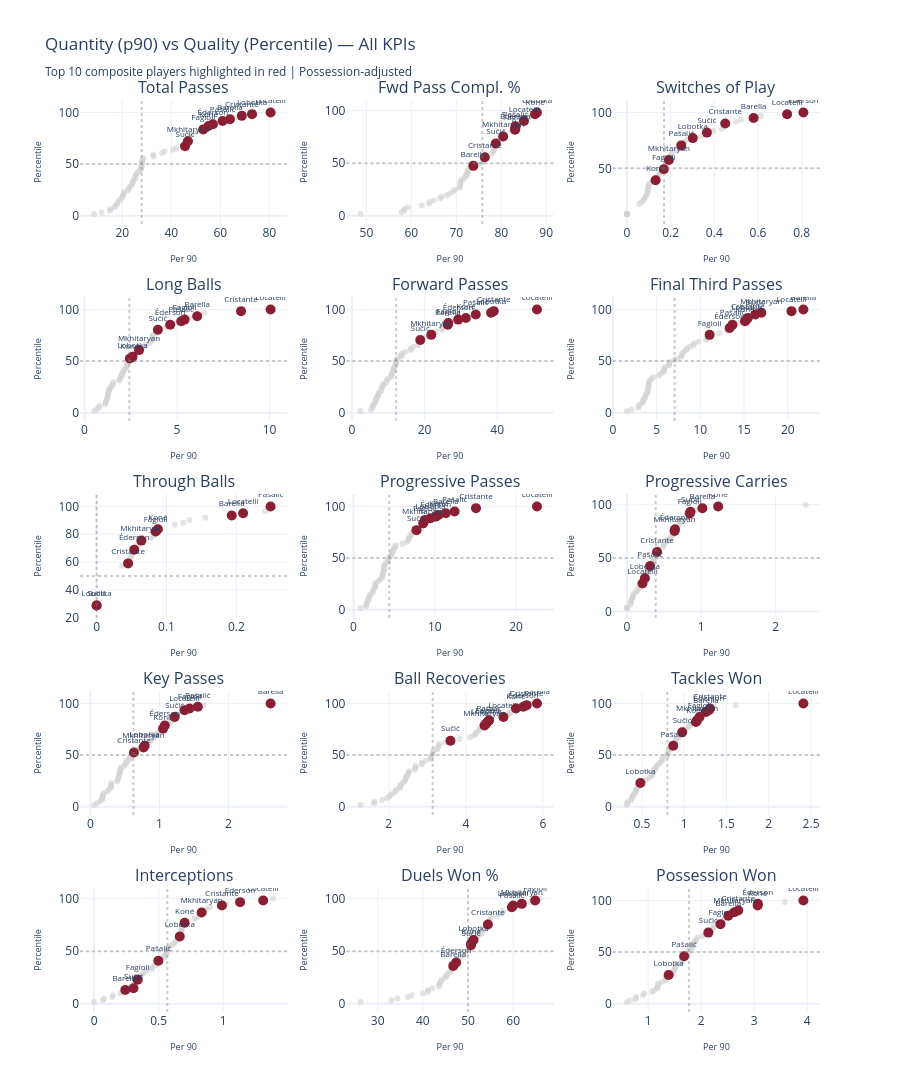

The notebook cell this image was saved under:
### Markdown cell above
## 📈 Quantity (/90) vs Quality (Percentile) — Dual View

For each KPI we plot the **per-90 value** (x-axis = how often) against the **percentile rank** (y-axis = how good relative to peers). Top-right quadrant = high quantity AND high quality.

### Code cell
# ── Quantity vs Quality scatter plots ─────────────────────────────────────────

qty_qual_kpis = [
    ("total_passes_p90",          "total_passes_p90_pct",          "Total Passes"),
    ("forward_pass_completion_pct","forward_pass_completion_pct_pct","Fwd Pass Compl. %"),
    ("switches_p90",              "switches_p90_pct",              "Switches of Play"),
    ("long_balls_total_p90",      "long_balls_p90_pct",            "Long Balls"),
    ("forward_passes_p90",        "forward_passes_p90_pct",        "Forward Passes"),
    ("final_third_passes_p90",    "final_third_passes_p90_pct",    "Final Third Passes"),
    ("through_balls_p90",         "through_balls_p90_pct",         "Through Balls"),
    ("progressive_passes_p90",    "progressive_passes_p90_pct",    "Progressive Passes"),
    ("progressive_carries_p90",   "progressive_carries_p90_pct",   "Progressive Carries"),
    ("key_passes_p90",            "key_passes_p90_pct",            "Key Passes"),
    ("ball_recoveries_p90",       "ball_recoveries_p90_pct",       "Ball Recoveries"),
    ("tackles_won_p90",           "tackles_won_p90_pct",           "Tackles Won"),
    ("interceptions_p90",         "interceptions_p90_pct",         "Interceptions"),
    ("duels_won_pct",             "duels_won_pct_pct",             "Duels Won %"),
    ("possession_won_p90",        "possession_won_p90_pct",        "Possession Won"),
]

n = len(qty_qual_kpis)
cols = 3
rows = (n + cols - 1) // cols
fig_qq = make_subplots(rows=rows, cols=cols,
                       subplot_titles=[t[2] for t in qty_qual_kpis],
                       horizontal_spacing=0.08, vertical_spacing=0.08)

top10_names = set(ps.head(10)["player_name"])

for i, (p90_col, pct_col, label) in enumerate(qty_qual_kpis):
    r, c = i // cols + 1, i % cols + 1
    
    others = ps[~ps["player_name"].isin(top10_names)]
    fig_qq.add_trace(go.Scatter(
        x=others[p90_col], y=others[pct_col],
        mode="markers", marker=dict(size=6, color="lightgrey", opacity=0.6),
        text=others["player_name"] + " (" + others["team_name"] + ")",
        hovertemplate="%{text}<br>" + label + " p90: %{x:.2f}<br>Percentile: %{y:.0f}<extra></extra>",
        showlegend=False,
    ), row=r, col=c)
    
    top = ps[ps["player_name"].isin(top10_names)]
    fig_qq.add_trace(go.Scatter(
        x=top[p90_col], y=top[pct_col],
        mode="markers+text", marker=dict(size=10, color="#8a1f33"),
        text=top["player_name"].str.split().str[-1],
        textposition="top center", textfont=dict(size=8),
        hovertemplate="%{customdata}<br>" + label + " p90: %{x:.2f}<br>Percentile: %{y:.0f}<extra></extra>",
        customdata=top["player_name"] + " (" + top["team_name"] + ")",
        showlegend=False,
    ), row=r, col=c)
    
    fig_qq.add_hline(y=50, line_dash="dot", line_color="grey", opacity=0.4, row=r, col=c)
    fig_qq.add_vline(x=ps[p90_col].median(), line_dash="dot", line_color="grey", opacity=0.4, row=r, col=c)

fig_qq.update_layout(
    title="Quantity (p90) vs Quality (Percentile) — All KPIs<br><sub>Top 10 composite players highlighted in red | Possession-adjusted</sub>",
    height=rows * 300, template="plotly_white", showlegend=False,
)
fig_qq.update_xaxes(title_text="Per 90", title_font_size=9)
fig_qq.update_yaxes(title_text="Percentile", title_font_size=9)
fig_qq.show()
